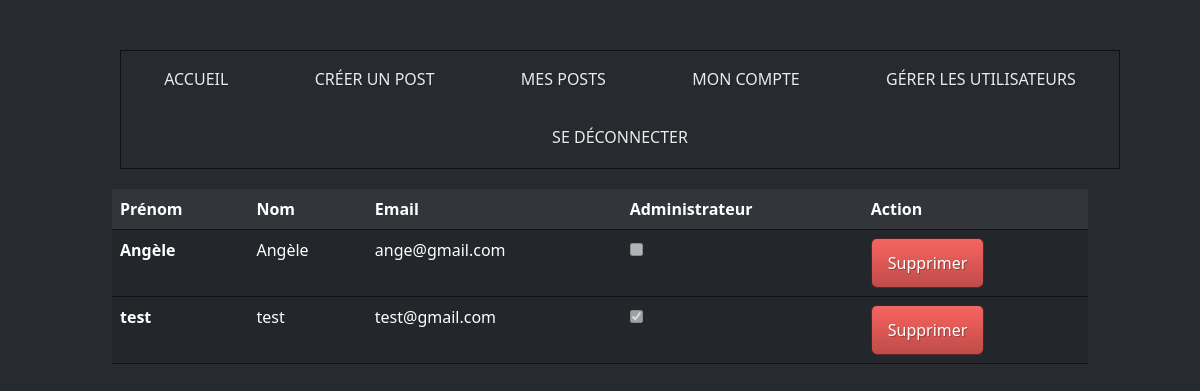
The app's page /admin (signed in) with its own data.
### tables this page shows
CREATE TABLE `user` (
  `id` int(11) NOT NULL,
  `name` varchar(50) NOT NULL,
  `lastName` varchar(50) NOT NULL,
  `mail` varchar(50) NOT NULL,
  `password` varchar(50) NOT NULL,
  `isAdmin` tinyint(1) NOT NULL
);

### src/Controller/AdminController.php (called while the page is built, shortened)
<?php
class AdminController extends BaseController
{
    public function executeAdmin()
    {
        $userManager = new UserManager(PDOFactory::getMysqlConnection());
        $users = $userManager->getAllUsers();
        $this->render(
            'admin.php',
            [
                'users' => $users
            ],
            'Admin Page'
        );
    }
}

### src/Fram/Router.php (called while the page is built, shortened)
<?php
class Router
{
    public function getController()
    {
        $xml = new \DOMDocument();
        $xml->load(__DIR__ . './../Config/routes.xml');
        $routes = $xml->getElementsByTagName('route');
        isset($_GET['p']) ? $path = strtolower(htmlspecialchars($_GET['p'])) : $path = '/';
        foreach ($routes as $route) {
            if ($path === $route->getAttribute('path')) {
                $action = $route->getAttribute('action');
                $params = [];
                return new $controllerClass($action, $params);
            }
        }
        return new ErrorController('error404');
    }
}

### index.php (called while the page is built, shortened)
<?php
$router = new \App\Fram\Router();
$router->getController();

### src/Fram/Factories/PDOFactory.php (called while the page is built, shortened)
<?php
class PDOFactory
{
    public static function getMysqlConnection()
    {
        try {
            $db = new \PDO("mysql:host=db;dbname=post_project_db", "root", "root");
            return $db;
        } catch (\Exception $e) {
            die('Erreur : '.$e->getMessage());
            return "error";
        }
    }
}

### src/Manager/UserManager.php (called while the page is built, shortened)
<?php
class UserManager extends BaseManager
{
  public function setDb($db){
    $this->db = $db;
    return $this;
  }
  public function getAllUsers()
  {
    try {
      $query = $this->db->prepare('SELECT * FROM `user`');
      $query->execute();
      while ($row = $query->fetch(\PDO::FETCH_ASSOC)) {
        if($row['isAdmin'] == 1){
            $user = new Admin($row);
        }elseif($row['isAdmin'] == 0){
            $user = new Standard($row);
        }
        $users[] = $user;
      };
      return $users;
    }
    catch (\Exception $e) {
      die('Erreur : '.$e->getMessage());
      return "error getAllUsers function in UserManager.php";
    }
  }
}
?>

### src/Entity/User.php (called while the page is built, shortened)
<?php
class User
{
    private int $id;
    private string $name;
    private string $lastName;
    private string $mail;
    private bool $isAdmin;
    public function hydrate($data){
        foreach ($data as $key => $value) {
            $method = 'set'.ucfirst($key);
        }
    }
    public function getId()
    {
        return $this->id;
    }
    public function setId($id)
    {
        $this->id = $id;
        return $this;
    }
    public function getName()
    {
        return $this->name;
    }
    public function setName($name)
    {
        $this->name = $name;
        return $this;
    }
    public function getLastName()
    {
        return $this->lastName;
    }
    public function setLastName($lastName)
    {
        $this->lastName = $lastName;
        return $this;
    }
    public function getMail()
    {
        return $this->mail;
    }
    public function setMail($mail)
    {
        $this->mail = $mail;
        return $this;
    }
    public function setPassword($password)
    {
        return $this;
    }
    public function getIsAdmin()
    {
        return $this->isAdmin;
    }
    public function setIsAdmin($isAdmin)
    {
        $this->isAdmin = $isAdmin;
        return $this;
    }
}

### src/Views/Frontend/admin.php (the view)
<?php if($_SESSION['admin'] == 1) { ?>
<table class="table table-hover">
    <thead>
    <tr>
        <th scope="col">Prénom</th>
        <th scope="col">Nom</th>
        <th scope="col">Email</th>
        <th scope="col">Administrateur</th>
        <th scope="col">Action</th>
    </tr>
    </thead>
    <tbody>
    <?php foreach($users as $user) {?>
        <tr class="table-active">
            <th scope="row"><?php echo $user->getName(); ?></th>
            <td><?php echo $user->getLastName(); ?></td>
            <td><?php echo $user->getMail(); ?></td>
            <td> <input disabled type="checkbox" id="horns" name="horns"
                    <?php if( $user->getIsAdmin()==true){  ?>
                        checked
                <?php }  ?> </td>
            <td><form action="admin-delete-user" method="post">
                    <button type="submit" value="<?php echo $user->getId();?>" name="id" class="btn btn-danger">Supprimer</button>
                </form>
            </td>
        </tr>
    <?php } ?>
    </tbody>
</table>
<?php }else { ?>
<br> <br>
<p>Vous devez être administrateur pour accéder à cette page !</p>
<?php } ?>

### records on screen
user: name "Angèle", lastName "Angèle", mail "ange@gmail.com", $user->getId() 1 (drawn)
user: name "test", lastName "test", mail "test@gmail.com", isAdmin "☑", $user->getId() 2 (drawn)
